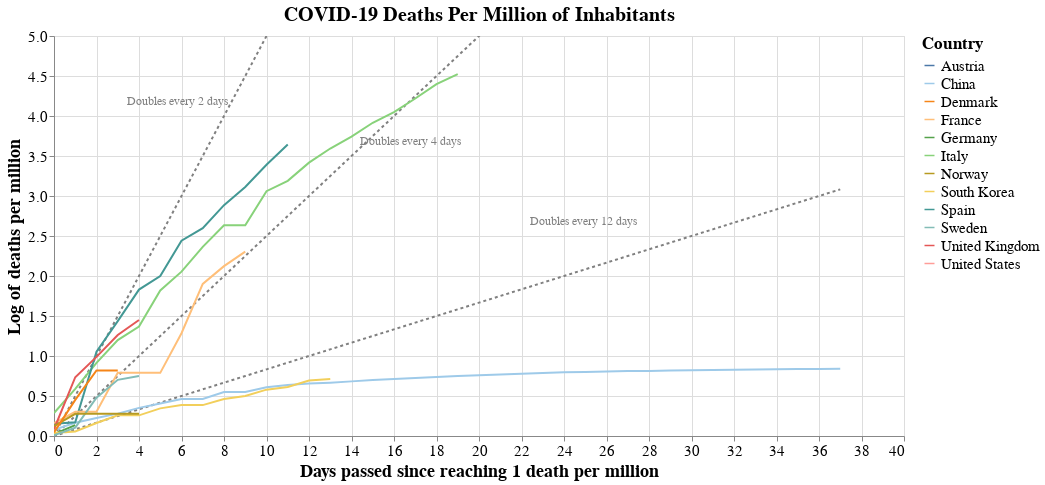

This figure's notebook cell:
### Markdown cell above
## Covid-19 deaths per million inhabitants

source: https://covid19dashboards.com/covid-compare-permillion/

### Code cell
#hide_input
# Stack data to get it to Altair dataframe format
data_countries_pc2 = data_countries_pc.copy()
for i in range(0,len(int_countries)):
    data_countries_pc2[i] = data_countries_pc2[i].reset_index()
    data_countries_pc2[i]['n_days'] = data_countries_pc2[i].index
    data_countries_pc2[i]['log_cases'] = np.log(data_countries_pc2[i]["total_cases"])
data_plot = data_countries_pc2[0]
for i in range(1, len(int_countries)):    
    data_plot = pd.concat([data_plot, data_countries_pc2[i]], axis=0)
data_plot["trend_2days"] = data_plot["n_days"]*1/2
data_plot["trend_4days"] = data_plot["n_days"]*1/4
data_plot["trend_12days"] = data_plot["n_days"]*1/12
data_plot["trend_2days_label"] = "Doubles every 2 days"
data_plot["trend_4days_label"] = "Doubles evey 4 days"
data_plot["trend_12days_label"] = "Doubles every 12 days"


# Plot it using Altair
source = data_plot

scales = alt.selection_interval(bind='scales')
#selection = alt.selection_multi(fields=['location'], bind='legend')

base = alt.Chart(source, title = "COVID-19 Deaths Per Million of Inhabitants").encode(
    x = alt.X('n_days:Q', title = "Days passed since reaching 1 death per million"),
    y = alt.Y("log_cases:Q",title = "Log of deaths per million"),
    color = alt.Color('location:N', legend=alt.Legend(title="Country", labelFontSize=15, titleFontSize=17),
                     scale=alt.Scale(scheme='tableau20')),
    #opacity = alt.condition(selection, alt.value(1), alt.value(0.1))
)

lines = base.mark_line().add_selection(
    scales
).properties(
   width=chart_width,
   height=chart_height
)
#.add_selection(
#    selection
#)

trend_2d = alt.Chart(source).encode(
    x = "n_days:Q",
    y = alt.Y("trend_2days:Q",  scale=alt.Scale(domain=(0, max(data_plot["log_cases"])))),
).mark_line(color="grey", strokeDash=[3,3])


labels = pd.DataFrame([{'label': 'Doubles every 2 days', 'x_coord': 6, 'y_coord': 4},
                       {'label': 'Doubles every 4 days', 'x_coord': 17, 'y_coord': 3.5},
                       {'label': 'Doubles every 12 days', 'x_coord': 25, 'y_coord': 2.5},
                      ])
trend_label = (alt.Chart(labels)
                    .mark_text(align='left', dx=-55, dy=-15, fontSize=12, color="grey")
                    .encode(x='x_coord:Q',
                            y='y_coord:Q',
                            text='label:N')
                   )

trend_4d = alt.Chart(source).mark_line(color="grey", strokeDash=[3,3]).encode(
    x = "n_days:Q",
    y = alt.Y("trend_4days:Q",  scale=alt.Scale(domain=(0, max(data_plot["log_cases"])))),
)

trend_12d = alt.Chart(source).mark_line(color="grey", strokeDash=[3,3]).encode(
    x = "n_days:Q",
    y = alt.Y("trend_12days:Q",  scale=alt.Scale(domain=(0, max(data_plot["log_cases"])))),
)


(
(trend_2d + trend_4d + trend_12d + trend_label + lines)
.configure_title(fontSize=20)
.configure_axis(labelFontSize=15,titleFontSize=18)
)
